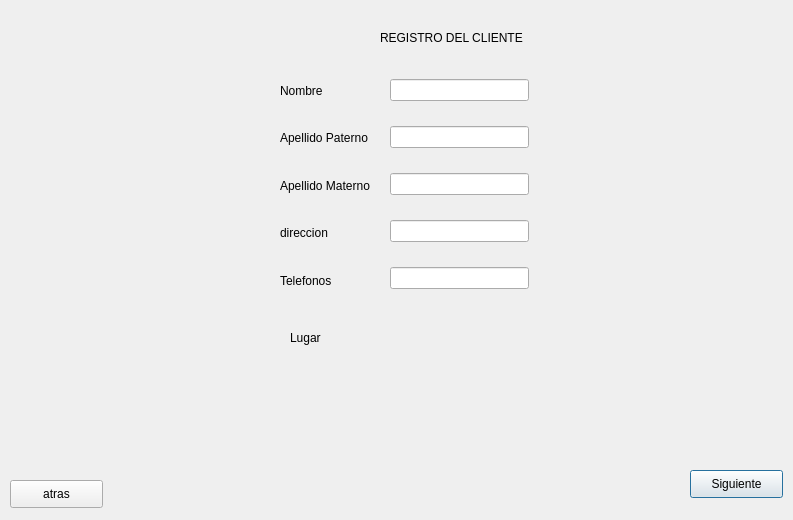
<?xml version="1.0" encoding="UTF-8"?>
<ui version="4.0">
 <class>RegistrarCliente</class>
 <widget class="QDialog" name="RegistrarCliente">
  <property name="geometry">
   <rect>
    <x>0</x>
    <y>0</y>
    <width>793</width>
    <height>520</height>
   </rect>
  </property>
  <property name="windowTitle">
   <string>Dialog</string>
  </property>
  <widget class="QLabel" name="label_6">
   <property name="geometry">
    <rect>
     <x>290</x>
     <y>330</y>
     <width>55</width>
     <height>16</height>
    </rect>
   </property>
   <property name="text">
    <string>Lugar</string>
   </property>
  </widget>
  <widget class="QLabel" name="label_lugar">
   <property name="geometry">
    <rect>
     <x>430</x>
     <y>330</y>
     <width>91</width>
     <height>21</height>
    </rect>
   </property>
   <property name="text">
    <string/>
   </property>
  </widget>
  <widget class="QPushButton" name="pushButton_guardar">
   <property name="geometry">
    <rect>
     <x>690</x>
     <y>470</y>
     <width>93</width>
     <height>28</height>
    </rect>
   </property>
   <property name="text">
    <string>Siguiente</string>
   </property>
  </widget>
  <widget class="QPushButton" name="pushButton_2">
   <property name="geometry">
    <rect>
     <x>10</x>
     <y>480</y>
     <width>93</width>
     <height>28</height>
    </rect>
   </property>
   <property name="text">
    <string>atras</string>
   </property>
  </widget>
  <widget class="QLabel" name="label_7">
   <property name="geometry">
    <rect>
     <x>380</x>
     <y>30</y>
     <width>171</width>
     <height>16</height>
    </rect>
   </property>
   <property name="text">
    <string>REGISTRO DEL CLIENTE</string>
   </property>
  </widget>
  <widget class="QWidget" name="layoutWidget">
   <property name="geometry">
    <rect>
     <x>390</x>
     <y>60</y>
     <width>139</width>
     <height>251</height>
    </rect>
   </property>
   <layout class="QVBoxLayout" name="verticalLayout">
    <item>
     <widget class="QLineEdit" name="lineEdit_apelpaterno"/>
    </item>
    <item>
     <widget class="QLineEdit" name="lineEdit_nombre"/>
    </item>
    <item>
     <widget class="QLineEdit" name="lineEdit_apel_materno"/>
    </item>
    <item>
     <widget class="QLineEdit" name="lineEdit_direccion"/>
    </item>
    <item>
     <widget class="QLineEdit" name="lineEdit_telefono"/>
    </item>
   </layout>
  </widget>
  <widget class="QWidget" name="layoutWidget">
   <property name="geometry">
    <rect>
     <x>280</x>
     <y>70</y>
     <width>98</width>
     <height>231</height>
    </rect>
   </property>
   <layout class="QVBoxLayout" name="verticalLayout_2">
    <item>
     <widget class="QLabel" name="label">
      <property name="text">
       <string>Nombre</string>
      </property>
     </widget>
    </item>
    <item>
     <widget class="QLabel" name="label_2">
      <property name="text">
       <string>Apellido Paterno</string>
      </property>
     </widget>
    </item>
    <item>
     <widget class="QLabel" name="label_3">
      <property name="text">
       <string>Apellido Materno</string>
      </property>
     </widget>
    </item>
    <item>
     <widget class="QLabel" name="label_4">
      <property name="text">
       <string>direccion</string>
      </property>
     </widget>
    </item>
    <item>
     <widget class="QLabel" name="label_5">
      <property name="text">
       <string>Telefonos</string>
      </property>
     </widget>
    </item>
   </layout>
  </widget>
 </widget>
 <resources/>
 <connections/>
</ui>
